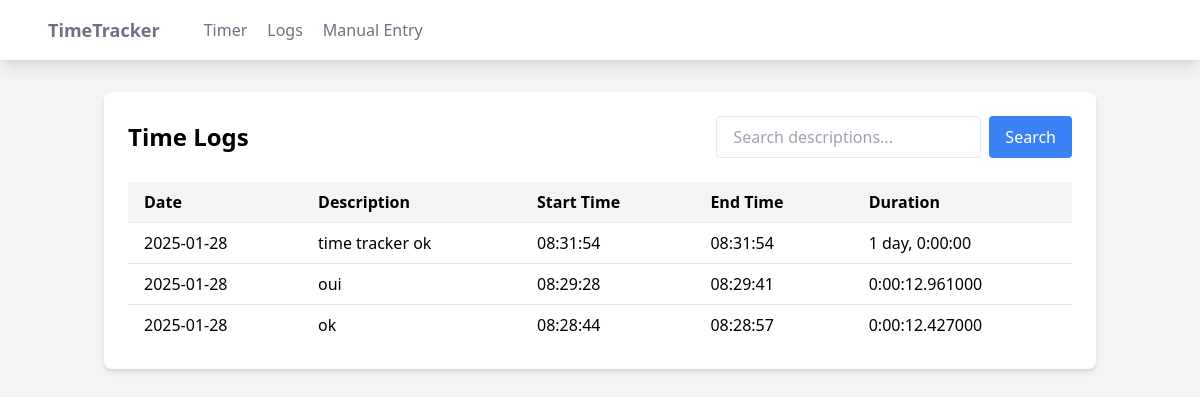
Page /logs/ (signed in) on the committed database.
### tracker/models.py (models this page shows, shortened)
class TimeLog(models.Model):
    user = models.ForeignKey(User, on_delete=models.CASCADE)
    description = models.TextField()
    start_time = models.DateTimeField()
    end_time = models.DateTimeField()
    duration = models.DurationField()
    created_at = models.DateTimeField(auto_now_add=True)
    class Meta:
        ordering = ['-end_time']

### tracker/views.py (the view)
# urls.py: path('logs/', views.time_logs, name='time_logs'),
@login_required
def time_logs(request):
    query = request.GET.get('q', '')
    time_logs = TimeLog.objects.filter(user=request.user)
    if query:
        time_logs = time_logs.filter(Q(description__icontains=query))
    paginator = Paginator(time_logs, 10)
    page_number = request.GET.get('page')
    page_obj = paginator.get_page(page_number)
    return render(request, 'tracker/time_logs.html', {
        'page_obj': page_obj,
        'query': query,
    })

### tracker/templates/tracker/time_logs.html (shortened to what this page needs)
{% extends 'tracker/base.html' %}
{% block content %}
<div class="max-w-6xl mx-auto">
    <div class="bg-white rounded-lg shadow-md p-6">
        <div class="flex justify-between items-center mb-6">
            <h1 class="text-2xl font-bold">Time Logs</h1>
            <form method="get" class="flex space-x-2">
                <input
                    type="text"
                    name="q"
                    value="{{ query }}"
                    placeholder="Search descriptions..."
                    class="border rounded px-4 py-2 focus:outline-none focus:border-blue-500"
                >
                <button type="submit" class="bg-blue-500 text-white px-4 py-2 rounded hover:bg-blue-600">
                    Search
                </button>
            </form>
        </div>
        <div class="overflow-x-auto">
            <table class="min-w-full table-auto">
                <thead>
                    <tr class="bg-gray-100">
                        <th class="px-4 py-2 text-left">Date</th>
                        <th class="px-4 py-2 text-left">Description</th>
                        <th class="px-4 py-2 text-left">Start Time</th>
                        <th class="px-4 py-2 text-left">End Time</th>
                        <th class="px-4 py-2 text-left">Duration</th>
                    </tr>
                </thead>
                <tbody>
                    {% for log in page_obj %}
                    <tr class="border-t">
                        <td class="px-4 py-2">{{ log.start_time|date:"Y-m-d" }}</td>
                        <td class="px-4 py-2">{{ log.description }}</td>
                        <td class="px-4 py-2">{{ log.start_time|time:"H:i:s" }}</td>
                        <td class="px-4 py-2">{{ log.end_time|time:"H:i:s" }}</td>
                        <td class="px-4 py-2">{{ log.duration }}</td>
                    </tr>
                    {% empty %}
                    <tr>
                        <td colspan="5" class="px-4 py-2 text-center">No time logs found.</td>
                    </tr>
                    {% endfor %}
                </tbody>
            </table>
        </div>
    </div>
</div>
{% endblock %}

### tracker/templates/tracker/base.html (shortened to what this page needs)
<!DOCTYPE html>
<html lang="en">
<head>
    <script src="https://cdn.tailwindcss.com"></script>
</head>
<body class="bg-gray-100">
    <nav class="bg-white shadow-lg">
        <div class="max-w-6xl mx-auto px-4">
            <div class="flex justify-between">
                <div class="flex space-x-7">
                    <div>
                        <a href="{% url 'index' %}" class="flex items-center py-4 px-2">
                            <span class="font-semibold text-gray-500 text-lg">TimeTracker</span>
                        </a>
                    </div>
                    <div class="hidden md:flex items-center space-x-1">
                        <a href="{% url 'index' %}" class="py-4 px-2 text-gray-500 hover:text-gray-900">Timer</a>
                        <a href="{% url 'time_logs' %}" class="py-4 px-2 text-gray-500 hover:text-gray-900">Logs</a>
                        <a href="{% url 'manual_entry' %}" class="py-4 px-2 text-gray-500 hover:text-gray-900">Manual Entry</a>
                    </div>
                </div>
            </div>
        </div>
    </nav>
    <div class="container mx-auto px-4 py-8">
        {% block content %}
        {% endblock %}
    </div>
</body>
</html>

### rows in the picture
TimeLog: start_time "2025-01-28", description "time tracker ok", start_time "08:31:54", end_time "08:31:54", duration "1 day, 0:00:00"
TimeLog: start_time "2025-01-28", description "oui", start_time "08:29:28", end_time "08:29:41", duration "0:00:12.961000"
TimeLog: start_time "2025-01-28", description "ok", start_time "08:28:44", end_time "08:28:57", duration "0:00:12.427000"
